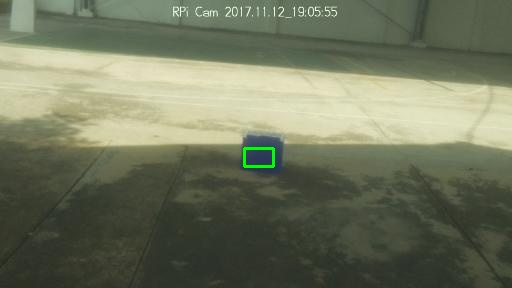
#> input picture frames/1510513552.18/cam.jpg, 512 x 288 px, found by its file name
$ python color_run.py   (older library calls are emulated)
#> lines starting #> are read from the running program, lines starting #| are printed output that depends on the picture; after the words box and inside, x2 and y2 are one past the last pixel; in counts of white or black regions, pixels touching at a corner belong together
#> further down, frame is the input picture: shape (288, 512, 3); mean B, G, R 94, 117.3, 111.9
import cv2
import numpy as np
import time
import serial
import os

sq2=np.ones((9,9))


def color_chase(frame):

    img=frame.copy()
    img_hsv=cv2.cvtColor(img, cv2.COLOR_BGR2HSV)
#> img_hsv: shape (288, 512, 3); mean H, S, V 39.2, 53.8, 117.8
    low=np.array([110,50,30])
    up=np.array([130,255,255])
    mask=cv2.inRange(img_hsv,low,up)
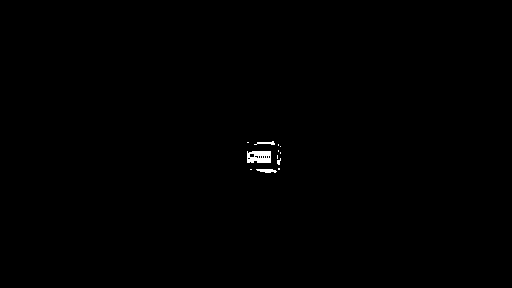
#> mask: shape (288, 512); 0.26% white; 12 white regions (9 under 20 px), largest, box (x1, y1, x2, y2) and area: (247, 151, 271, 163) 246, (256, 169, 277, 173) 61, (254, 141, 275, 145) 44
    out=cv2.bitwise_and(frame,frame,mask=mask)
    out=cv2.erode(out,sq2,iterations=1)
#> out: shape (288, 512, 3); every value is 0
    out=cv2.dilate(out,sq2,iterations=1)
    return out

def draw(frame, out):
    try:
        im=out.copy()
        imgray = cv2.cvtColor(im,cv2.COLOR_BGR2GRAY)
#> imgray: shape (288, 512); every value is 0
        ret,thresh = cv2.threshold(imgray,20,255,0)
        _, contours, _ = cv2.findContours(thresh,cv2.RETR_TREE,cv2.CHAIN_APPROX_SIMPLE)
#> contours = []
        a=[]
        b=[a.append(cnt) for cnt in contours]
#> b = []
        x1=640*np.ones((1,len(a)))
        y1=360*np.ones((1,len(a)))
        x2=np.zeros((1,len(a)))
        y2=np.zeros((1,len(a)))
        area = 0
        for i in range(len(a)):
            for j in range(len(a[i])):
                if a[i][j][0][0]<x1[i]:
                    x1[i]=a[i][j][0][0]
                if a[i][j][0][1]<y1[i]:
                    y1[i]=a[i][j][0][1]
                if a[i][j][0][0]>x2[i]:
                    x2[i]=a[i][j][0][0]
                if a[i][j][0][1]>y2[i]:
                    y2[i]=a[i][j][0][1]

            if area < (x2[i]-x1[i])*(y2[i]-y1[i]):
                xi = x1[i]
                yi = y1[i]
                xf = x2[i]
                yf = y2[i]
                area = (x2[i]-x1[i])*(y2[i]-y1[i])

        cv2.rectangle(frame,(xi,yi),(xf,yf),(0,255,0),2);
        return area
    except:
        pass

#vs = PiVideoStream().start()

arduino= serial.Serial('/dev/ttyACM0',115200)
i=0
dirname=str(time.time())
os.makedirs(dirname)
time.sleep(2.0)
while i < 10:
    i=i+1
    d=b"g"
    arduino.write(d)
    time.sleep(0.2)
    d=b"s"
    arduino.write(d)
    time.sleep(1)
    frame = cv2.imread("/dev/shm/mjpeg/cam.jpg",cv2.IMREAD_COLOR)
    orig = frame.copy()
    blue = color_chase(frame)
    area = draw(frame,blue)
    print(i)
    print(area)
#| None
    name = "image "+str(i)
    cv2.imwrite(name+".jpg",frame)
    cv2.imwrite(name+" blue.jpg",orig)
    os.rename("/home/pi/Codes/frames/"+name+".jpg", "/home/pi/Codes/frames/"+dirname+"/"+name+".jpg")
    os.rename("/home/pi/Codes/frames/"+name+" blue.jpg", "/home/pi/Codes/frames/"+dirname+"/"+name+" blue.jpg")
    try:
        if area > 0:
            os.rename("/home/pi/Codes/frames/"+dirname+"/"+name+".jpg", "/home/pi/Codes/frames/"+dirname+"/cam.jpg")
            os.system('sudo scp -i /home/pi/.ssh/MyKeyPair.pem  /home/pi/Codes/frames/'+dirname+'/cam.jpg  ubuntu@35.161.176.110:/var/www/html/DORA-E/')
            i = 10
    except:
        pass
    time.sleep(1)

    print(i)
